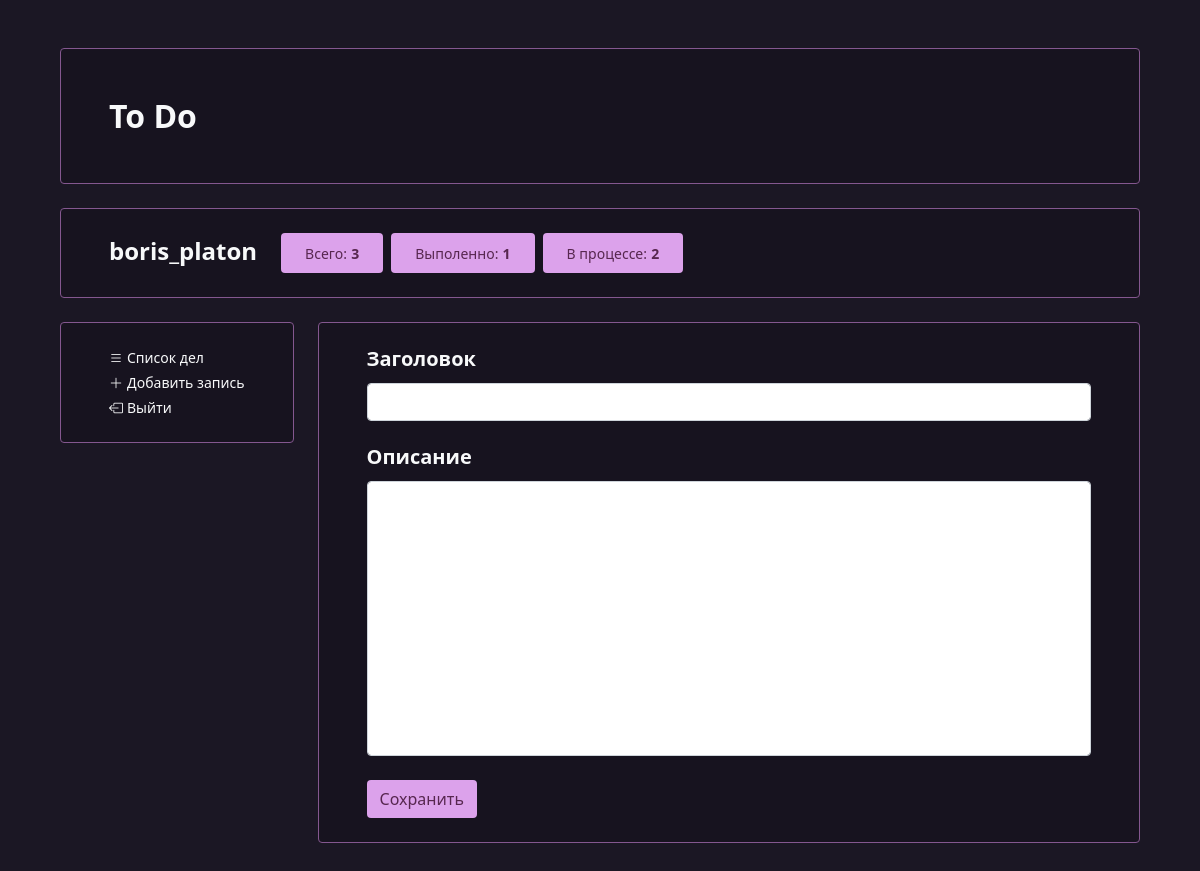
The app's page /affairs/add_affair/ (signed in), older data.
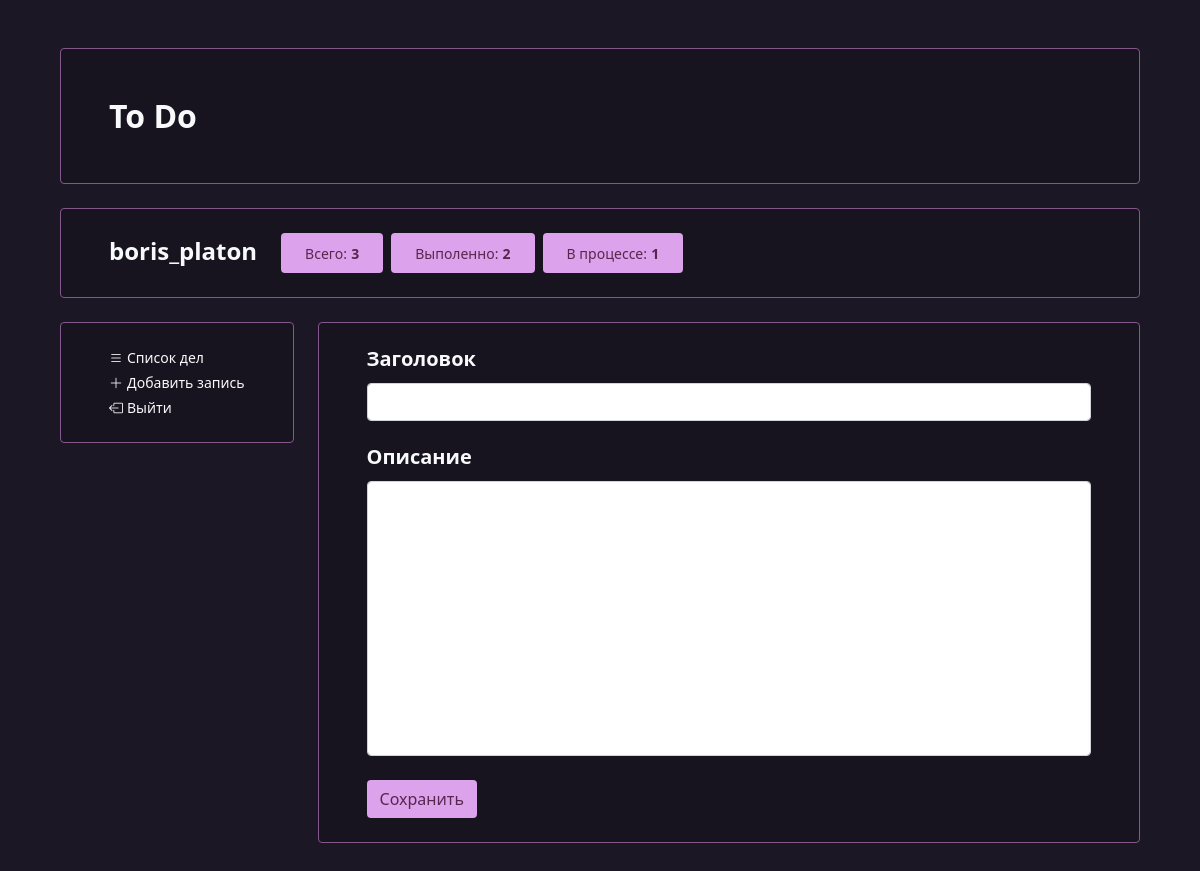
The same page, newer data.
### users/models.py (models this page shows, shortened)
class User(AbstractUser):
    @property
    def in_process_affairs_amount(self):
        return self.get_in_process_affairs().count()
    def get_in_process_affairs(self, *args):
        if args:
            return self.affair_set.filter(date_end__isnull=True).values(*args)
        return self.affair_set.filter(date_end__isnull=True)
    @property
    def completed_affairs_amount(self):
        return self.get_completed_affairs().count()
    def get_completed_affairs(self, *args):
        if args:
            return self.affair_set.exclude(date_end__isnull=True).values(*args)
        return self.affair_set.exclude(date_end__isnull=True)

### affairs/views.py (the view)
# urls.py: path(r'add_affair/', add_affair, name='add_affair'),
@login_required
def add_affair(request):
    form = CreateAffairForm(request.POST or None)
    context = {
        'form': form,
    }
    if request.POST and save_affair_from_form(request, form):
        messages.add_message(request, messages.SUCCESS, "Запись сохранена", extra_tags="success")
        return redirect(reverse('affairs:add_affair'))
    return render(request, 'affairs/add_affair.html', context=context)

### affairs/forms.py
class CreateAffairForm(models.ModelForm):
    def __init__(self, *args, **kwargs):
        super().__init__(*args, **kwargs)
        for field in self.fields.values():
            field.widget.attrs.update({
                "class": "form-control"
            })
        self.fields['text'].widget.attrs.update({
            "cols": "",
            "rows": "",
            "style": """
                width: 100%;
                resize: none;
                height: 275px;
            """
        })
    class Meta:
        model = Affair
        fields = ('title', 'text')

### affairs/templates/affairs/add_affair.html (shortened to what this page needs)
{% extends "affairs/base.html" %}
{% block content %}
<div class="rounded menu p-4 px-5">
    <form action="{% url 'affairs:add_affair' %}" method="POST" novalidate>
        <div class="row row-cols-1 g-4">
            {% for field in form %}
            <div class="col">
                <div class="row row-cols-1 text-light g-1">
                    <div class="col">
                        <h5 class='fw-bold'>{{ field.label }}</h5>
                    </div>
                    <div class="col">
                        {{ field }}
                    </div>
                </div>
            </div>
            {% endfor %}
            <div class="col">
                <input type="submit" class='btn completed' value="Сохранить">
            </div>
        </div>
    </form>
</div>
{% endblock %}

### affairs/templates/affairs/base.html (shortened to what this page needs)
{% load static %}
<!DOCTYPE html>
<html lang="en">
<head>
	<link href="https://cdn.jsdelivr.net/npm/bootstrap@5.1.3/dist/css/bootstrap.min.css" rel="stylesheet">
	<link rel="stylesheet" href="https://cdn.jsdelivr.net/npm/bootstrap-icons@1.8.1/font/bootstrap-icons.css">
	<link rel="stylesheet" href="{% static 'base/css/base.css' %}">
</head>
<body>
<div class="p-5">
	<div class="container">
		<div class="row g-4">
            <div class="col-12">
                <div class="p-5 rounded menu">
                	<a href="{% url 'affairs:home' %}">
        	            <h2 class='m-0 fw-bold text-light'>
        	                To Do
        	            </h2>
                    </a>
                </div>
            </div>
            <div class="col-12">
                <div class="p-4 px-5 rounded menu">
                    <div class="row g-4">
                        <div class="col-auto">
                            <span class='m-0 fs-4 text-light fw-bold'>{{ request.user.username }}</span>
                        </div>
                        <div class="col-auto">
                            <div class="row g-2">
                                <div class='col-auto'>
                                	<a href="{% url 'affairs:home' %}">
        	                            <div class="py-2 px-4 rounded completed">
        	                                <small>Всего:</small>
        	                                <small class="fw-bold">{{ request.user.affair_set.count }}</small>
        	                            </div>
                                    </a>
                                </div>
                                <div class='col-auto'>
                                	<a href="{% url 'affairs:home' %}?affair_status=completed">
        	                            <div class="py-2 px-4 rounded completed">
        	                                <small>Выполенно:</small>
        	                                <small class="fw-bold">{{ request.user.completed_affairs_amount }}</small>
        	                            </div>
        	                        </a>
                                </div>
                                <div class='col-auto'>
                                	<a href="{% url 'affairs:home' %}?affair_status=process">
        	                            <div class="py-2 px-4 rounded completed">
        	                                <small>В процессе:</small>
        	                                <small class="fw-bold">{{ request.user.in_process_affairs_amount }}</small>
        	                            </div>
        	                        </a>
                                </div>
                            </div>
                        </div>
                    </div>
                </div>
            </div>
            <div class="col-auto">
                <div class="p-4 px-5 rounded menu">
                    <div class="d-flex flex-column">
                            <small class="mb-1"><a href="{% url 'affairs:home' %}" class="link-light"><i class="bi bi-list me-1"></i>Список дел</a></small>
                            <small class="mb-1"><a href="{% url 'affairs:add_affair' %}" class="link-light"><i class="bi bi-plus-lg me-1"></i>Добавить запись</a></small>
                            <small><a href="{% url 'users:logout' %}" class="link-light"><i class="bi bi-box-arrow-left me-1"></i>Выйти</a></small>
                    </div>
                </div>
            </div>
            <div class="col">
                {% block content %}
                {% endblock %}
            </div>
        </div>
	</div>
</div>
</body>
</html>

Row changes from the older to the newer data that the page shows:
changed User "boris_platon": user.completed_affairs_amount "1" → "2"; user.in_process_affairs_amount "2" → "1"
